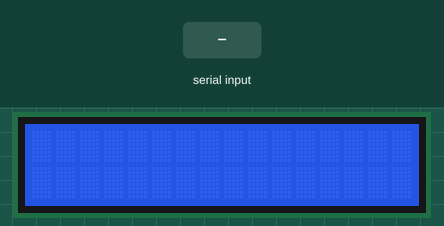
The sketch below on a simulated Arduino Uno, built with avr-gcc and run on an emulated ATmega328P. Parts: 16×2 character LCD. The test bench sets the inputs (shaded band).

Above: at 2.2 s.
2.3 s: "1" received over the second serial link
At 4.0 s:
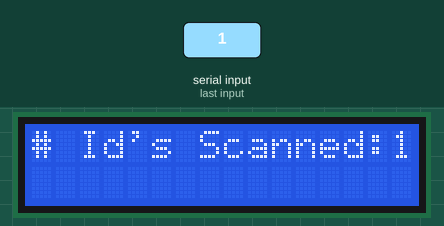
4.8 s: "0" received over the second serial link
At 7.0 s:
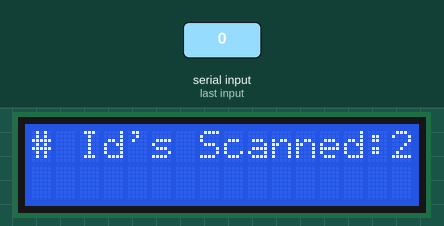
7.3 s: "2" received over the second serial link
At 9.0 s:
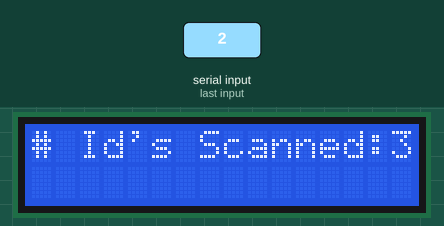
Timing chart, 0 to 10.5 s (numbered marks = the images above; inputs shaded):
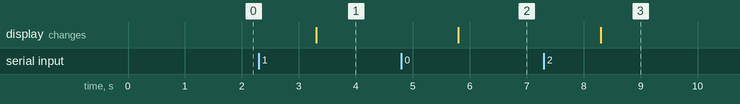

The sketch:

RFID_Checker.ino
```cpp
/*
  LiquidCrystal Library - Hello World


  The circuit:
 * LCD RS pin to digital pin 12
 * LCD Enable pin to digital pin 11
 * LCD D4 pin to digital pin 5
 * LCD D5 pin to digital pin 4
 * LCD D6 pin to digital pin 3
 * LCD D7 pin to digital pin 2
 * LCD R/W pin to ground
 * LCD VSS pin to ground
 * LCD VCC pin to 5V
 * 10K resistor:
 * ends to +5V and ground
 * wiper to LCD VO pin (pin 3)

*/

#include <LiquidCrystal.h>
#include <SoftwareSerial.h>

const byte rxPin = 6; //Tx wire from RFID module inserted here
const byte txPin = 7; //Rx wire from RFID module inserteed here

SoftwareSerial mySerial (rxPin, txPin);

//initialize the library with the numbers of the interface pins
LiquidCrystal lcd(12, 11, 5, 4, 3, 2);
int i = 1;


void setup() {
  pinMode(rxPin, INPUT);
  pinMode(txPin, OUTPUT);

  lcd.begin(16, 2);

  Serial.begin(9600);
  mySerial.begin(9600);

  mySerial.write("SRA\r");
  lcd.print(mySerial.readString());

  //lcd.print("Scan ID");
}


void loop() {
  while(mySerial.available() == 0) {}
  String ID = mySerial.readString().substring(4,16);
  lcd.setCursor(0, 0);
  lcd.print("# Id's Scanned:");
  lcd.print(i);
  lcd.setCursor(0,1);
  lcd.print(ID);
  i++;
}
```

Measured:
- after the input at 2.3 s, the display: changes after 1.0 s (image 1)
- after the input at 4.8 s, the display: changes after 1.0 s (image 2)
- after the input at 7.3 s, the display: changes after 1.0 s (image 3)
